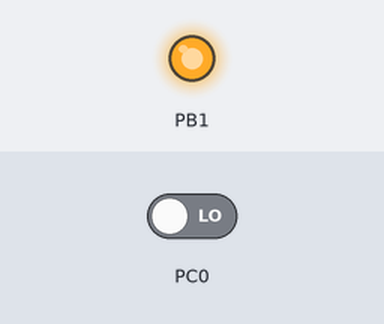
A program run on a simulated ATmega328P, built with avr-gcc and emulated at 16 MHz. On the bench: output pins drawn as LEDs (lit = HIGH). Inputs (shaded band) come from the test bench; at power-on: PC0 LOW.

Above: at 1.2 s.
1.3 s: PC0 driven HIGH
At 1.9 s:
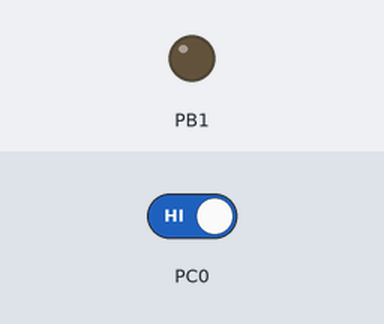
2.8 s: PC0 driven LOW
At 4.2 s:
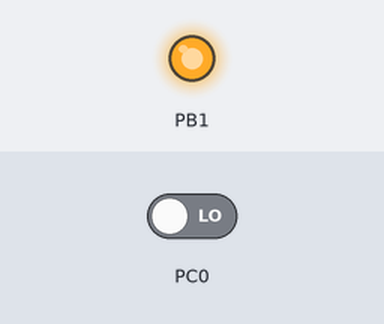
Timing chart, 0 to 5.8 s (numbered marks = the images above; inputs shaded):
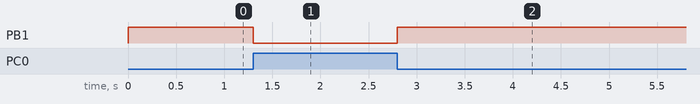

The program:

main.cpp
```cpp
/*
 * Lab_08_Task_03.cpp
 *
 * Created: 6/6/2023 1:46:23 PM
 * Author : fahim
 */

#include <avr/io.h> // Include the AVR IO library for accessing registers and I/O operations
#define F_CPU 16000000UL // Define the CPU frequency for delay functions

int main(void)
{
	DDRB = 0b00000010; // Set the direction of PORTB pin 1 as output (pin 0 is input by default)
	DDRC = 0x00; // Set the direction of PORTC as input (all pins of PORTC are inputs)

	while(1) // Infinite loop to continuously monitor the input pin
	{
		if(PINC & 0b00000001) // If the least significant bit of PINC is high (input pin is high)
		{
			PORTB = 0x00; // Set PORTB pin 1 to low (turn off the LED)
		}
		else
		{
			PORTB = 0b00000010; // Set PORTB pin 1 to high (turn on the LED)
		}
	}

	return 0;
}
```

Measured:
- after the input at 1.3 s, PB1: HIGH → LOW at once
- after the input at 2.8 s, PB1: LOW → HIGH at once
